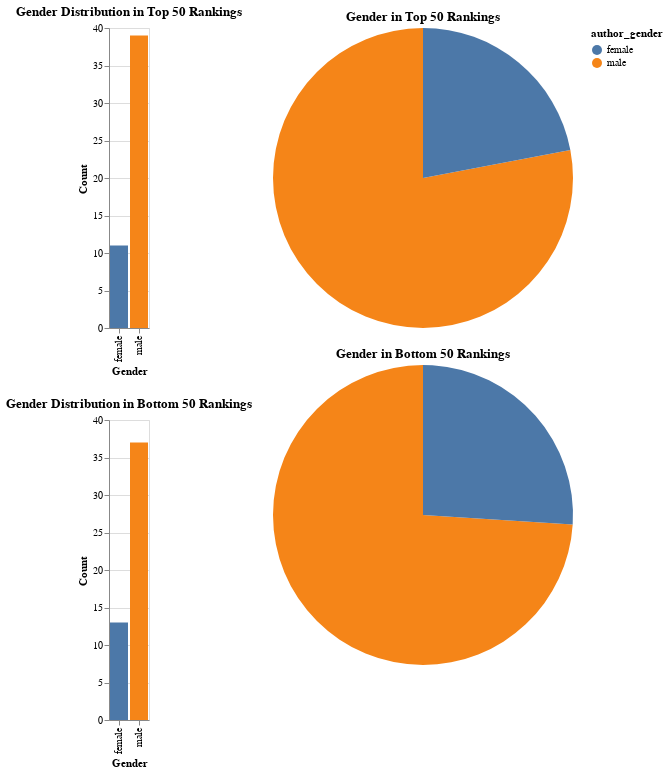

Source (notebook cell):
### Code cell
bar_top50 = alt.Chart(top50_counts).mark_bar().encode(
    x=alt.X('author_gender:N', title='Gender'),
    y=alt.Y('count:Q', title='Count'),
    color='author_gender:N'
).properties(
    title='Gender Distribution in Top 50 Rankings'
)
bar_bot50 = alt.Chart(bot50_counts).mark_bar().encode(
    x=alt.X('author_gender:N', title='Gender'),
    y=alt.Y('count:Q', title='Count'),
    color='author_gender:N'
).properties(
    title='Gender Distribution in Bottom 50 Rankings'
)
pie_top50 = alt.Chart(top50_counts).mark_arc().encode(
    theta=alt.Theta(field='count', type='quantitative'),
    color=alt.Color(field='author_gender', type='nominal'),
    tooltip=['author_gender', 'count']
).properties(
    title='Gender in Top 50 Rankings'
)
pie_bot50 = alt.Chart(bot50_counts).mark_arc().encode(
    theta=alt.Theta(field='count', type='quantitative'),
    color=alt.Color(field='author_gender', type='nominal'),
    tooltip=['author_gender', 'count']
).properties(
    title='Gender in Bottom 50 Rankings'
)
(bar_top50 & bar_bot50) | (pie_top50 & pie_bot50)

### Figure 1 — Vega-Lite specification as saved in the notebook (floating-point values rounded to 4 significant figures)
{"config": {"view": {"continuousWidth": 300, "continuousHeight": 300}}, "hconcat": [{"vconcat": [{"data": {"name": "data-3502ab9192334e9760024a8d7bde204f"}, "mark": {"type": "bar"}, "encoding": {"color": {"field": "author_gender", "type": "nominal"}, "x": {"field": "author_gender", "title": "Gender", "type": "nominal"}, "y": {"field": "count", "title": "Count", "type": "quantitative"}}, "title": "Gender Distribution in Top 50 Rankings"}, {"data": {"name": "data-51418849a00e9007f4060402b321d2fc"}, "mark": {"type": "bar"}, "encoding": {"color": {"field": "author_gender", "type": "nominal"}, "x": {"field": "author_gender", "title": "Gender", "type": "nominal"}, "y": {"field": "count", "title": "Count", "type": "quantitative"}}, "title": "Gender Distribution in Bottom 50 Rankings"}]}, {"vconcat": [{"data": {"name": "data-3502ab9192334e9760024a8d7bde204f"}, "mark": {"type": "arc"}, "encoding": {"color": {"field": "author_gender", "type": "nominal"}, "theta": {"field": "count", "type": "quantitative"}, "tooltip": [{"field": "author_gender", "type": "nominal"}, {"field": "count", "type": "quantitative"}]}, "title": "Gender in Top 50 Rankings"}, {"data": {"name": "data-51418849a00e9007f4060402b321d2fc"}, "mark": {"type": "arc"}, "encoding": {"color": {"field": "author_gender", "type": "nominal"}, "theta": {"field": "count", "type": "quantitative"}, "tooltip": [{"field": "author_gender", "type": "nominal"}, {"field": "count", "type": "quantitative"}]}, "title": "Gender in Bottom 50 Rankings"}]}], "$schema": "https://vega.github.io/schema/vega-lite/v5.20.1.json", "datasets": {"data-3502ab9192334e9760024a8d7bde204f": [{"author_gender": "male", "count": 39}, {"author_gender": "female", "count": 11}], "data-51418849a00e9007f4060402b321d2fc": [{"author_gender": "male", "count": 37}, {"author_gender": "female", "count": 13}]}}
